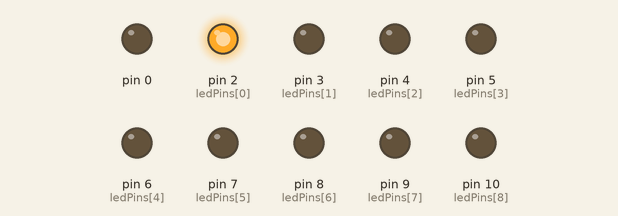
A sketch run on a simulated Arduino Uno, built with avr-gcc and run on an emulated ATmega328P. Shown: output pins drawn as LEDs (lit = HIGH).

Above: at 0.1 s.
At 4.1 s:
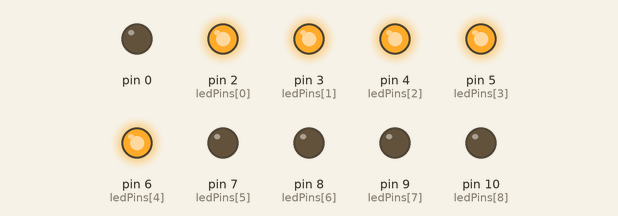
At 9.1 s:
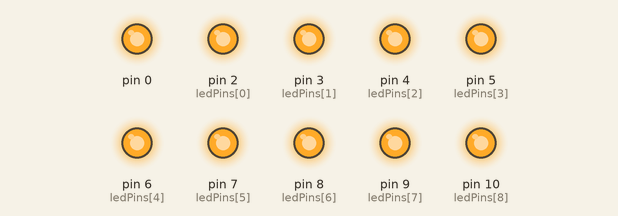
At 18.1 s:
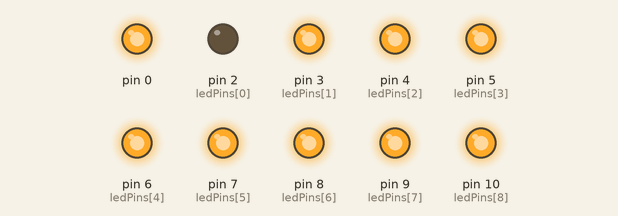
At 27.1 s:
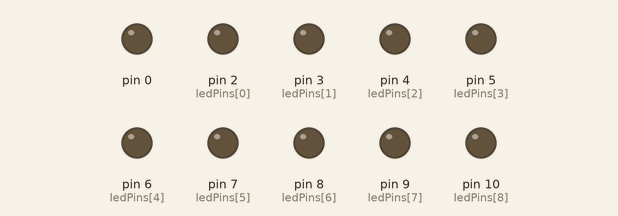
At 39.1 s:
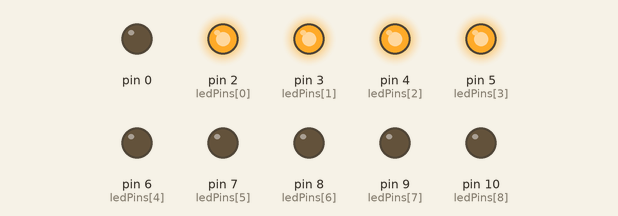
Timing chart, 0 to 40.0 s (numbered marks = the images above):
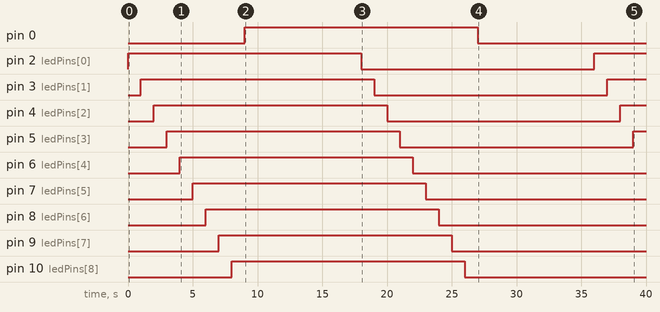

The sketch:

multiple-leds.ino
```cpp
int ledPins[] = {2,3,4,5,6,7,8,9,10};

int pinCount;

int delayTime = 1000;

void setup() {
  pinCount = sizeof(ledPins);

  for (int i = 0; i < pinCount; i++) {
    pinMode(ledPins[i], OUTPUT);
    digitalWrite(ledPins[i], LOW);
  }
}

void loop() {
  for (int i = 0; i< pinCount; i++) {
    digitalWrite(ledPins[i], HIGH);
    delay(delayTime);
  }

  for (int i = 0; i< pinCount; i++) {
    digitalWrite(ledPins[i], LOW);
    delay(delayTime);
  }
}
```

Measured:
- by itself, pin 0: LOW → HIGH at 9.0 s, → LOW 18.0 s later
- by itself, pin 2 (ledPins[0]): LOW → HIGH at 0.00 s, → LOW 18.0 s later, → HIGH 18.0 s later
- by itself, pin 3 (ledPins[1]): LOW → HIGH at 1.0 s, → LOW 18.0 s later, → HIGH 18.0 s later
- by itself, pin 4 (ledPins[2]): LOW → HIGH at 2.0 s, → LOW 18.0 s later, → HIGH 18.0 s later
- by itself, pin 5 (ledPins[3]): LOW → HIGH at 3.0 s, → LOW 18.0 s later, → HIGH 18.0 s later
- by itself, pin 6 (ledPins[4]): LOW → HIGH at 4.0 s, → LOW 18.0 s later
- by itself, pin 7 (ledPins[5]): LOW → HIGH at 5.0 s, → LOW 18.0 s later
- by itself, pin 8 (ledPins[6]): LOW → HIGH at 6.0 s, → LOW 18.0 s later
